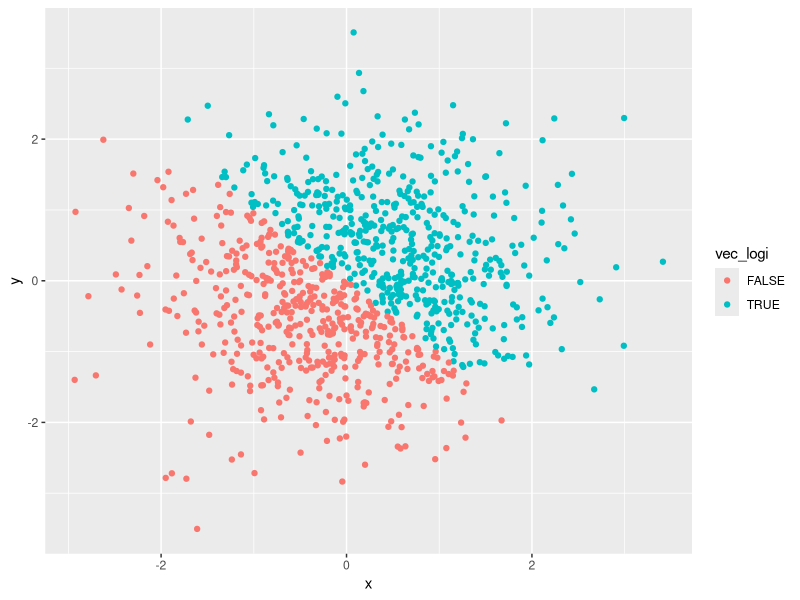
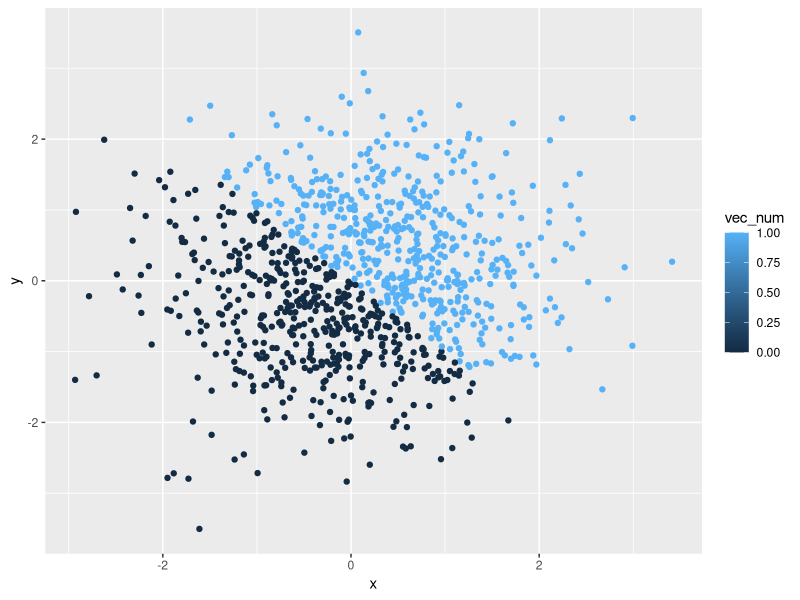
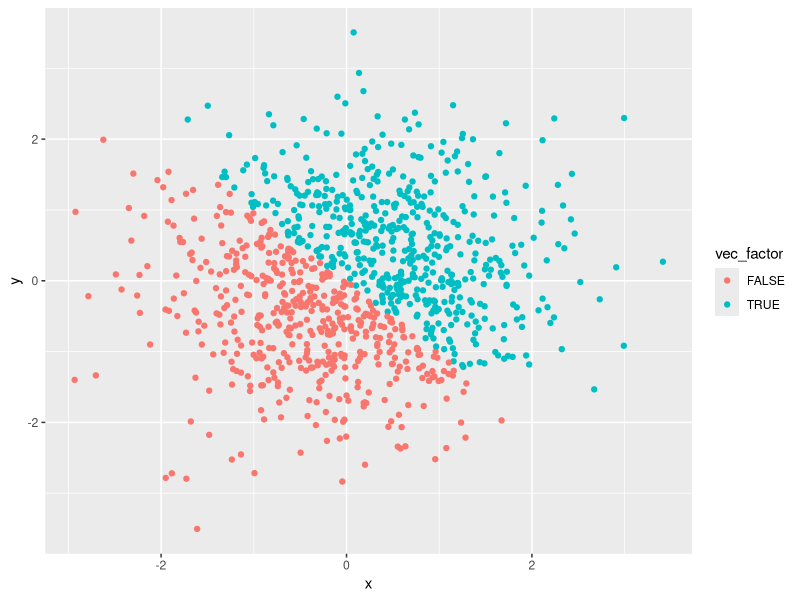

Generate these figures, in order, with R:
## ---- chunk 1
library(tidyverse)
library(knitr)
## ---- chunk 2
## Set up the data frame for problem 1

  unif_sample = runif(10, min =0, max = 5)

  logi_sample = unif_sample > 2
  
  chara_sample = as.character(logi_sample)
  
  factor_sample = factor(chara_sample)

  prob1_df = data.frame(unif_sample, logi_sample, chara_sample, factor_sample)
  
kable(prob1_df, caption = "Data Frame for Problem 1")
## ---- chunk 3
## Convert variable to numeric
logi_sample_to_num = as.numeric(logi_sample)  
chara_sample_to_num = as.numeric(chara_sample)  
factor_sample_to_num = as.numeric(factor_sample)  
## ---- chunk 4
## Two-step conversion
character_to_factor_to_numeric = as.numeric(as.factor(chara_sample))
factor_to_character_to_numeric = as.numeric(as.character(factor_sample))
## ---- chunk 5
## Set up the data fraame for problem 2
prob2_df = tibble(
  x = rnorm(1000, mean = 0, sd = 1),
  y = rnorm(1000, mean = 0, sd = 1),    
  vec_logi = x+y > 0,
  vec_num = as.numeric(vec_logi),
  vec_factor = as.factor(vec_logi)
)
## ---- chunk 6
## Scatter plot of x and y, color using logical vector
ggplot(prob2_df, aes(x = x, y = y, color = vec_logi)) + geom_point()

## Scatter plot of x and y, color using numerical vector
ggplot(prob2_df, aes(x = x, y = y, color = vec_num)) + geom_point()

## Scatter plot of x and y, color using factor vector
ggplot(prob2_df, aes(x = x, y = y, color = vec_factor)) + geom_point()
